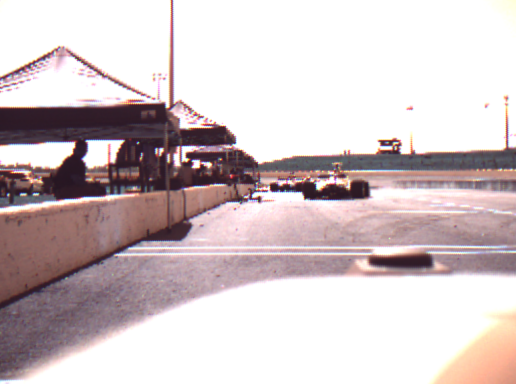
#> input picture pt_selection_pkg/pt_selection_pkg/image_undistorted.png, 516 x 384 px
$ python test3.py
#> lines starting #> are read from the running program, lines starting #| are printed output that depends on the picture
import matplotlib.pyplot as plt
import numpy as np
import matplotlib.image as mpimg
from matplotlib.colors import Normalize
from matplotlib.cm import get_cmap
from mpl_toolkits.axes_grid1.inset_locator import inset_axes

# Your initial 3D data
n = 100
x = np.random.rand(n)
y = np.random.rand(n)
z = np.random.rand(n)

# Normalize the axis for color coding
norm_xz = Normalize(vmin=min(z), vmax=max(z)) # for the x-y plot
norm_yz = Normalize(vmin=min(x), vmax=max(x)) # for the z-y plot
cmap = get_cmap("rainbow")

# Load your image
img = mpimg.imread('image_undistorted.png')
#> img is the input picture: shape (384, 516, 3) float32; mean R, G, B 0.818, 0.768, 0.775

# Creating the plots and image subplot in the same figure
fig = plt.figure(figsize=(15, 10))
gspec = fig.add_gridspec(2, 3)
view_ax = plt.subplot(gspec[0, :])
axs = [plt.subplot(gspec[1, 0]), plt.subplot(gspec[1, 1]), plt.subplot(gspec[1, 2])]

fig.patch.set_facecolor('black')

# Create boxes around the axes
for ax in axs:
    for spine in ax.spines.values():
        spine.set_edgecolor('white')

view_ax.set_axis_off()
view_ax.spines['left'].set_color('white')
view_ax.spines['right'].set_color('white')
view_ax.spines['top'].set_color('white')
view_ax.spines['bottom'].set_color('white')

# Inverting color for dark mode
for ax in axs:
    ax.set_facecolor('black')
    ax.tick_params(colors='white')
    ax.xaxis.label.set_color('white')
    ax.yaxis.label.set_color('white')
    ax.title.set_color('white')

# Plot the initial data as scatter plot
colors = cmap(norm_xz(z))
axs[0].scatter(x, y, c=colors)
axs[0].set_xlabel('X')
axs[0].set_ylabel('Y')

# Plot the second data as scatter plot
colors = cmap(norm_yz(x))
axs[1].scatter(z, y, c=colors)
axs[1].set_xlabel('Z')
axs[1].set_ylabel('Y')

# Show the image
img_plot = axs[2].imshow(img)

# New points data, annotations and its plot, initialized as empty and None.
new_points = []
new_points_plot = None
annotations = []
guidelines0 = []

# New points for the second scatter plot
new_points2 = []
new_points_plot2 = None
annotations2 = []
guidelines1 = []

# New points for the image, with their plot and annotations
new_image_points = []
new_image_points_plot = None
image_annotations = []

# Function to create or update views
# [45 lines left out: functions create_or_update_views, update_plot, not called in this run]

prev_event = None
# [24 lines left out: function onclick, not called in this run]

# Connect the mouse click event to the onclick function.
cid = fig.canvas.mpl_connect('button_press_event', onclick)

plt.show()
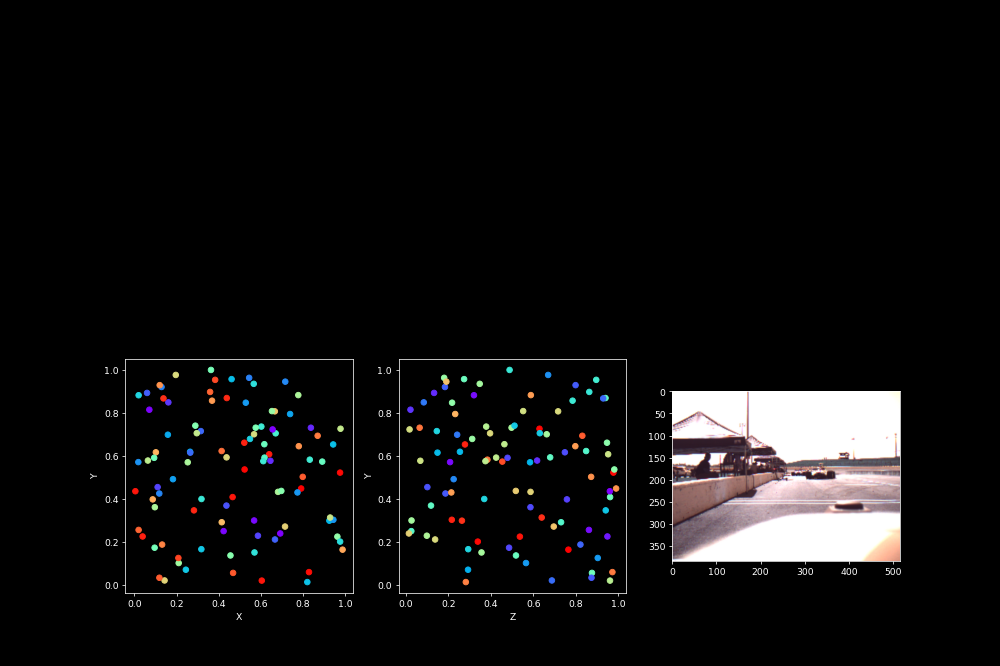
#> figure drawn by matplotlib, 3 panels
